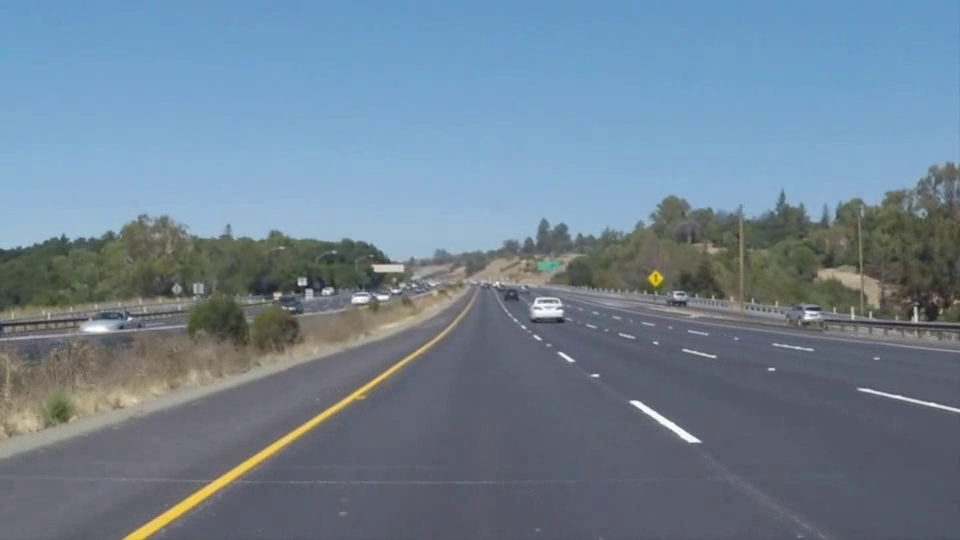
#> input picture frame 10 of courses/w10_opencv_/source/OpenCV_in_Ubuntu/Python/1st_04H/output_splitcolor.avi, 960 x 540 px, given in place of the camera
$ python my04.py
#> lines starting #> are read from the running program, lines starting #| are printed output that depends on the picture; after the words box and inside, x2 and y2 are one past the last pixel; in counts of white or black regions, pixels touching at a corner belong together
import cv2
import numpy as np


def convertColor(image, flag=None):
    if flag is None:
        return image
    else:
        return cv2.cvtColor(image, flag)


def rangeColor(image, lower, upper):
    return cv2.inRange(image, lower, upper)


def splitColor(image, lower, upper, flag=cv2.COLOR_BGR2HSV):
    converted = convertColor(image, flag)
    mask = rangeColor(converted, lower, upper)
    return cv2.bitwise_and(image, image, mask=mask)


def frameProcessing(frame):
    lower_white_hls = np.array([0, 200, 0])
    upper_white_hls = np.array([179, 255, 255])
    output_W_hls = splitColor(frame, lower_white_hls, upper_white_hls, cv2.COLOR_BGR2HLS)
    lower_yellow_hls = np.array([15, 30, 115])
    upper_yellow_hls = np.array([35, 204, 255])
    output_Y_hls = splitColor(frame, lower_yellow_hls, upper_yellow_hls, cv2.COLOR_BGR2HLS)
    output = output_W_hls + output_Y_hls
    return output


path = "/home/nw/Desktop/OpenCV_in_Ubuntu/Data/Lane_Detection_Videos/"
roadVideo_01 = "solidYellowLeft.mp4"
roadVideo_02 = "solidWhiteRight.mp4"

openPath = path+roadVideo_01

cap = cv2.VideoCapture(2)
# Get frame per second information
fps = cap.get(cv2.CAP_PROP_FPS)
# Get width and height information
width = int(cap.get(cv2.CAP_PROP_FRAME_WIDTH))
height = int(cap.get(cv2.CAP_PROP_FRAME_HEIGHT))
# Define the codec and create VideoWriter object
fourcc = int(cv2.VideoWriter_fourcc(*'DIVX'))
out = cv2.VideoWriter('output_splitcolor.avi', fourcc, fps, (width, height), True) # True is 3-channel Output, False is 1-channel Output

cv2.namedWindow("Input", cv2.WINDOW_GUI_EXPANDED)
cv2.namedWindow("Output", cv2.WINDOW_GUI_EXPANDED)

while cap.isOpened():
    # Capture frame-by-frame
    ret, frame = cap.read()
#> frame is the input picture: shape (540, 960, 3); mean B, G, R 146.9, 129.9, 111.2

    if ret:
        # Our operations on the frame come here
        output = frameProcessing(frame)
#> in convertColor, `return cv2.cvtColor(image, flag)`: returned value: shape (540, 960, 3); mean of channels 0, 1, 2 93.8, 129.3, 60.7
#> in rangeColor, `return cv2.inRange(image, lower, upper)`:
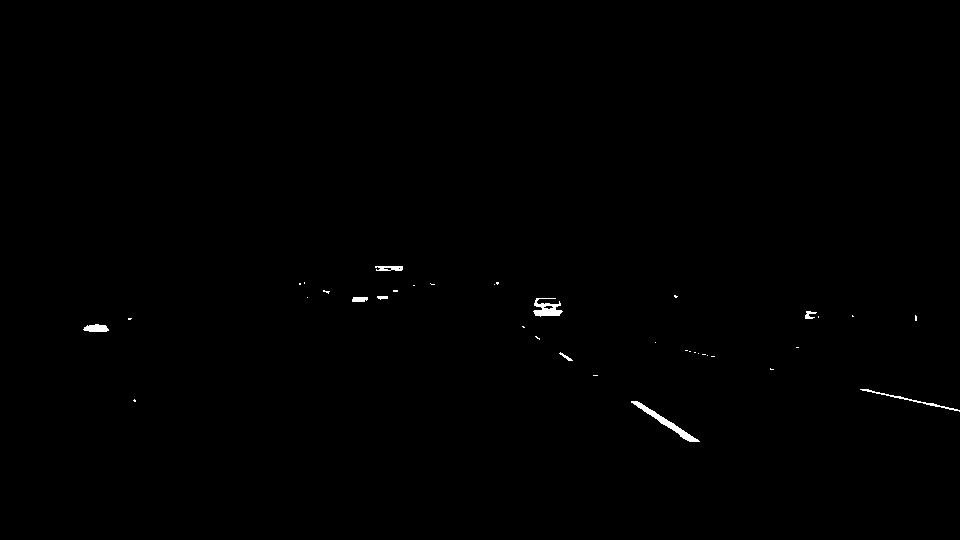
#> returned value: shape (540, 960); 0.3% white; 37 white regions (28 under 20 px), largest, box (x1, y1, x2, y2) and area: (631, 401, 700, 442) 430, (533, 298, 563, 317) 312, (860, 389, 960, 412) 198
#> in rangeColor (call 2), `return cv2.inRange(image, lower, upper)`:
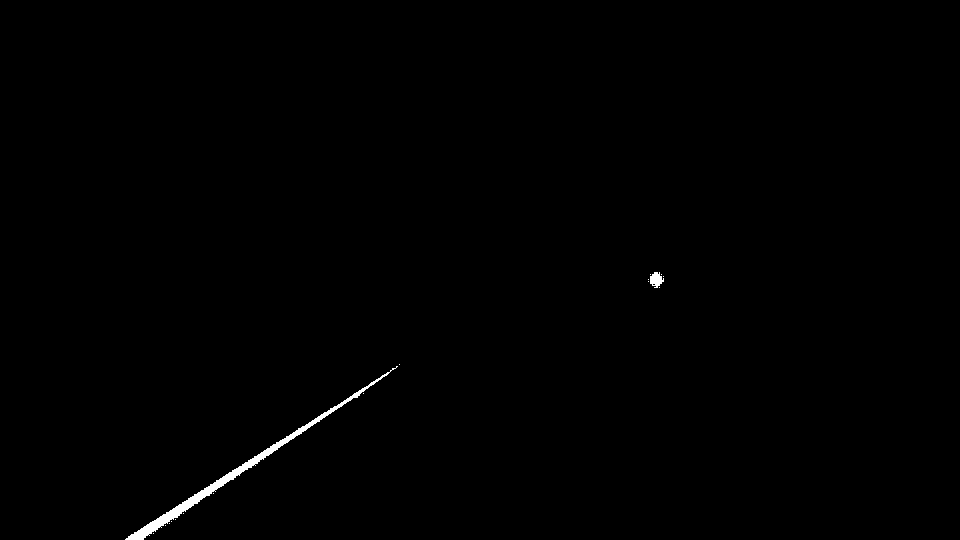
#> returned value: shape (540, 960); 0.41% white; 17 white regions (15 under 20 px), largest, box (x1, y1, x2, y2) and area: (125, 366, 398, 540) 1948, (650, 272, 664, 288) 148
        # Write frame-by-frame
        out.write(output)
        # Display the resulting frame
        cv2.imshow("Input", frame)
        cv2.imshow("Output", output)

    else:
        break

    # waitKey(int(1000.0/fps)) for matching fps of video
    if cv2.waitKey(int(1000.0/fps)) & 0xFF == ord('q'):
#> (key q is pressed here)
        break

# When everything done, release the capture
cap.release()
out.release()
cv2.destroyAllWindows()


# [21 lines of commented-out code are left out]

$ run again, starting later in the video
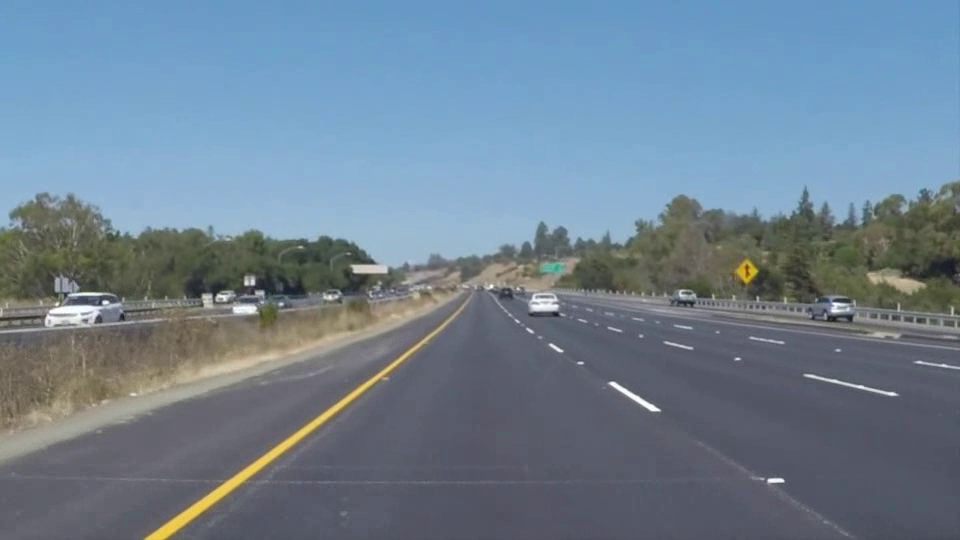
#> input picture frame 45 of courses/w10_opencv_/source/OpenCV_in_Ubuntu/Python/1st_04H/output_splitcolor.avi, 960 x 540 px, given in place of the camera
#> frame is the input picture: shape (540, 960, 3); mean B, G, R 145.7, 129.3, 110.7
#> in rangeColor, `return cv2.inRange(image, lower, upper)`:
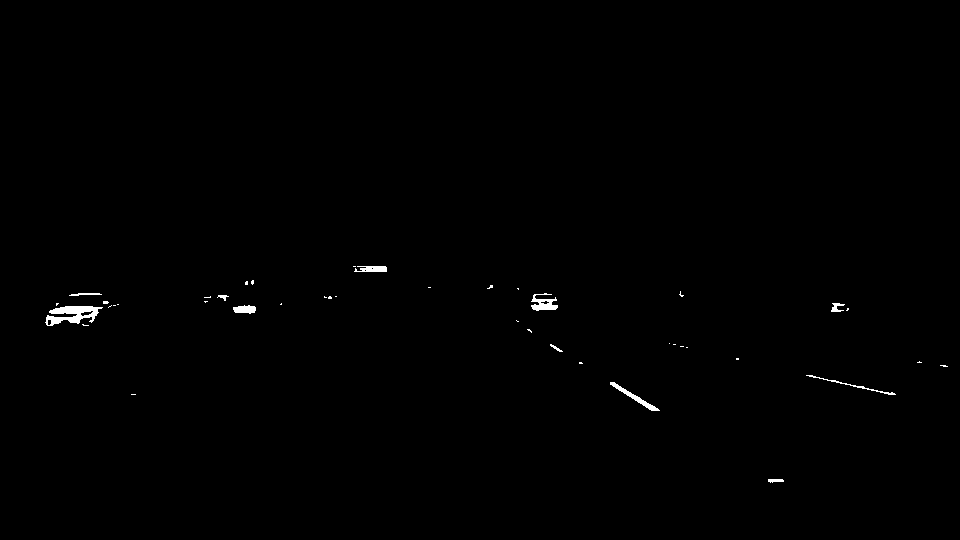
#> returned value: shape (540, 960); 0.39% white; 42 white regions (31 under 20 px), largest, box (x1, y1, x2, y2) and area: (45, 306, 103, 326) 626, (531, 293, 558, 311) 265, (610, 382, 660, 411) 245
#> in rangeColor (call 2), `return cv2.inRange(image, lower, upper)`:
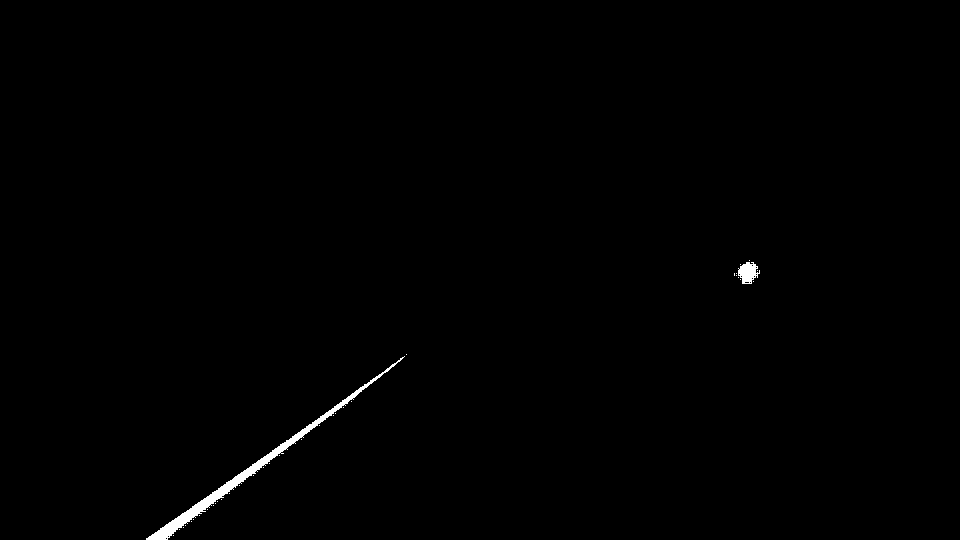
#> returned value: shape (540, 960); 0.48% white; 36 white regions (34 under 20 px), largest, box (x1, y1, x2, y2) and area: (146, 356, 405, 540) 2110, (738, 262, 760, 284) 317

$ run again, starting later in the video
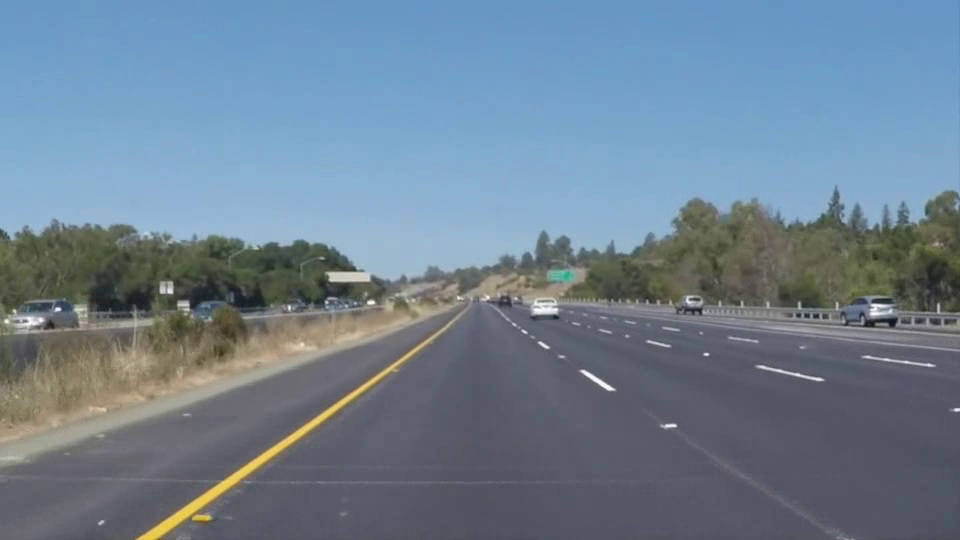
#> input picture frame 80 of courses/w10_opencv_/source/OpenCV_in_Ubuntu/Python/1st_04H/output_splitcolor.avi, 960 x 540 px, given in place of the camera
#> frame is the input picture: shape (540, 960, 3); mean B, G, R 146.2, 129.1, 110.3
#> in rangeColor, `return cv2.inRange(image, lower, upper)`:
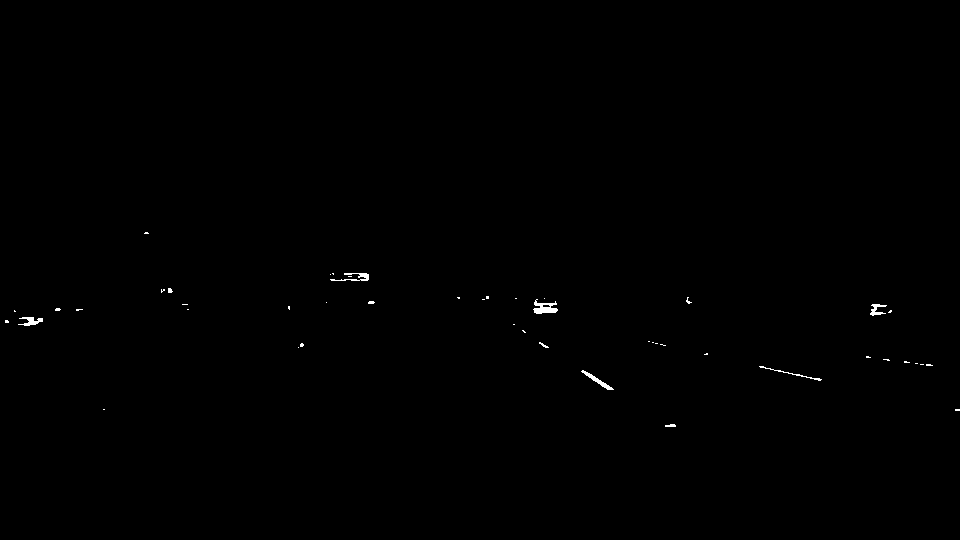
#> returned value: shape (540, 960); 0.21% white; 47 white regions (38 under 20 px), largest, box (x1, y1, x2, y2) and area: (533, 299, 558, 314) 206, (581, 370, 614, 390) 136, (330, 273, 369, 281) 130
#> in rangeColor (call 2), `return cv2.inRange(image, lower, upper)`:
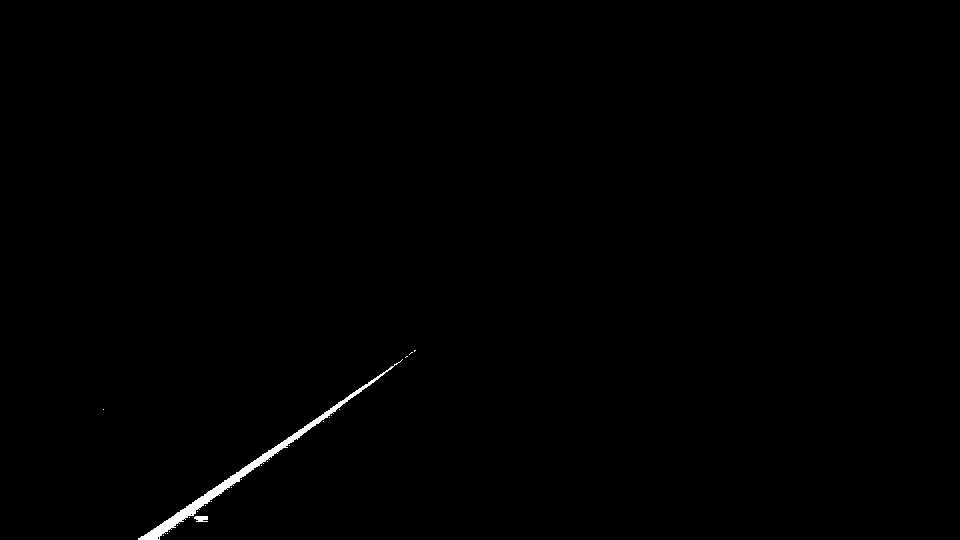
#> returned value: shape (540, 960); 0.41% white; 23 white regions (21 under 20 px), largest, box (x1, y1, x2, y2) and area: (138, 359, 403, 540) 2015, (194, 516, 208, 522) 70
